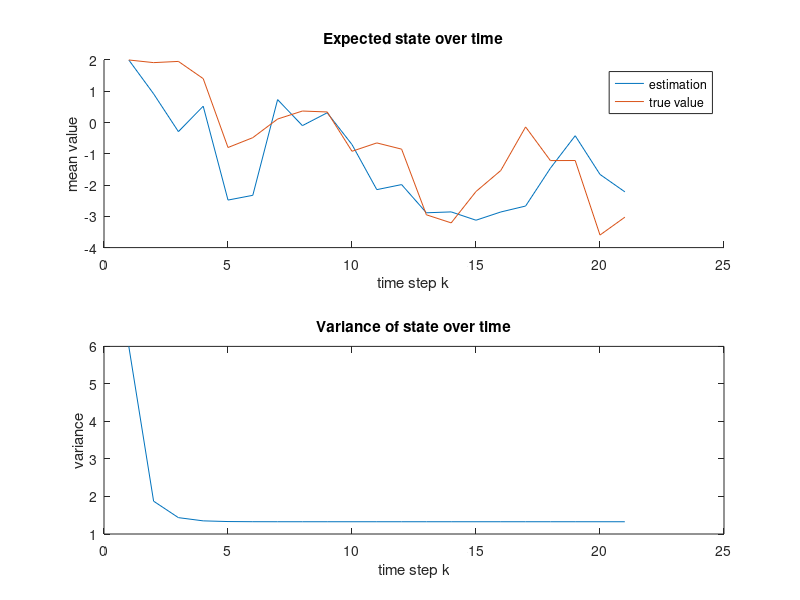
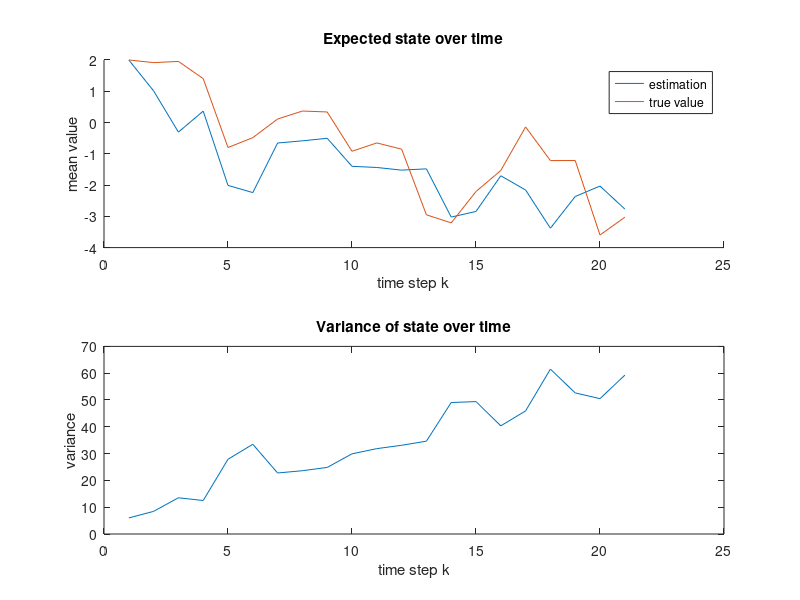
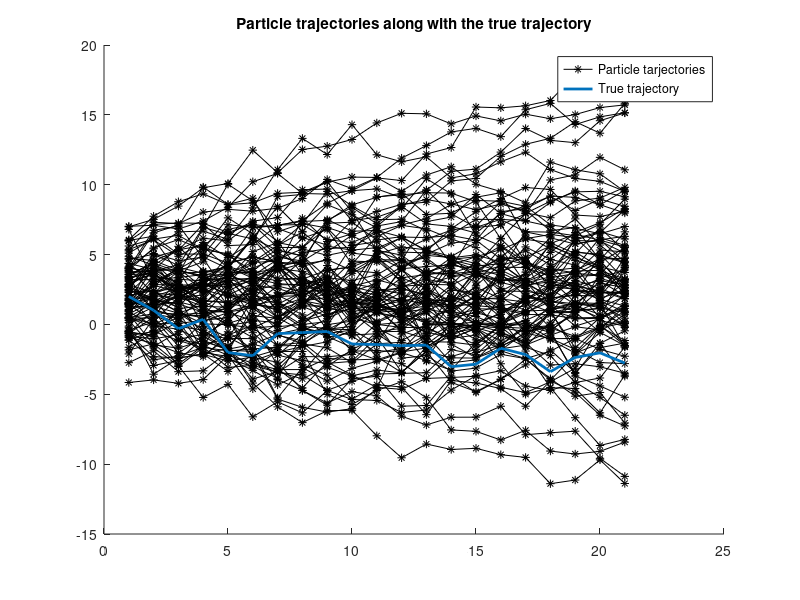

Source code (MATLAB) for these figures, in order: (Note: this script raises an error after producing the figures.)
clc;clear
%% Kalman filter
% Parameters
Q = 1.5;
R = 2.5;
% The first time step is x_0
T = 20+1; % time step
A = 1;
H = 1;

% Initialization
P = zeros(T,1);
x = zeros(T,1);
x_hat = zeros(T,1);
y = zeros(T,1);

% Initial state
x(1) = 2;
x_hat(1) = 2;
P(1) = 6;

% Generate samples and measurements
for i = 2:T
    x(i) = x(i-1) + sqrt(Q)*randn;
end

for i = 1:T
    y(i) = x(i) + sqrt(R)*randn;
end


% Kalman filtering
for i = 2:T
    x_hat(i) = A*x_hat(i-1);
    P(i) = A*P(i-1)*A' + Q;
    
    S = H*P(i)*H' + R;
    K = P(i)*H/S;
    v = y(i) - H*x_hat(i);
    
    x_hat(i) = x_hat(i) + K*v;
    P(i) = P(i) - K*S*K';
end

mse_kf = mean((x-x_hat).^2);

figure
subplot(2,1,1)
hold on
plot(x_hat)
plot(x)
xlabel('time step k')
ylabel('mean value')
legend('estimation','true value')
title('Expected state over time')
subplot(2,1,2)
plot(P)
xlabel('time step k')
ylabel('variance')
title('Variance of state over time')


%% Partical filter without resampling
% Draw samples from proposal (motion model)
N = 100;
x_sis = zeros(T,1);
P_hat = zeros(T,1);
x_sis(1) = 2;
P_hat(1) = 6;
q = sqrt(Q);
r = sqrt(R);
w = zeros(N,T);
w(:,1) = 1/N*ones(N,1);
samples = zeros(N,T);
samples(:,1) = normrnd(x_sis(1),sqrt(P_hat(1)),1,N);
for i = 2:T
    samples(:,i) = normrnd(samples(:,i-1),q);
    pyx = normpdf(samples(:,i),y(i),r);
    w_tilde = w(:,i-1).*pyx;
    w(:,i) = w_tilde/sum(w_tilde);
    x_sis(i) = sum(w(:,i).*samples(:,i));
    P_hat(i) = mean((x_sis(i)-samples(:,i)).^2);
end

mse_pf = mean((x-x_sis).^2);

figure
subplot(2,1,1)
hold on
plot(x_sis)
plot(x)
xlabel('time step k')
ylabel('mean value')
legend('estimation','true value')
title('Expected state over time')
subplot(2,1,2)
plot(P_hat)
xlabel('time step k')
ylabel('variance')
title('Variance of state over time')

figure
hold on
h1 = plot(samples','k-*');
h1 = h1(1);
h2 = plot(x_sis,'Linewidth',2);
title('Particle trajectories along with the true trajectory')
legend([h1,h2],'Particle tarjectories','True trajectory')



PostPlot(samples(:,1:end-1),w(:,2:end),x_hat(2:end)',P(2:end)',N,T-1,0)

%% Partical filter with resampling
x_sir = zeros(T,1);
x_sir(1) = 2;
w = zeros(N,T);
w(:,1) = 1/N*ones(N,1);
samples = zeros(N,T);
temp = zeros(N,T);
samples(:,1) = normrnd(x_sis(1),sqrt(P_hat(1)),1,N);
for i = 2:T
    samples(:,i) = normrnd(samples(:,i-1),q);
    pyx = normpdf(samples(:,i),y(i),r);
    w_tilde = w(:,i-1).*pyx;
    w(:,i) = w_tilde/sum(w_tilde);
    temp(:,i) = w(:,i);
    [samples(:,i),w(:,i)] = resample(samples(:,i),w(:,i));
    x_sir(i) = sum(w(:,i).*samples(:,i));
    P_hat(i) = mean((x_sir(i)-samples(:,i)).^2);
end

mse_pfre = mean((x-x_sir).^2);

figure
subplot(2,1,1)
hold on
plot(x_hat)
plot(x)
xlabel('time step k')
ylabel('mean value')
legend('estimation','true value')
title('Expected state over time')
subplot(2,1,2)
plot(P_hat)
xlabel('time step k')
ylabel('variance')
title('Variance of state over time')

figure
hold on
plot(samples','k-*')
plot(x_sir,'Linewidth',2)

PostPlot(samples(:,1:end-1),temp(:,2:end),x_hat(2:end)',P(2:end)',N,T-1,1)
